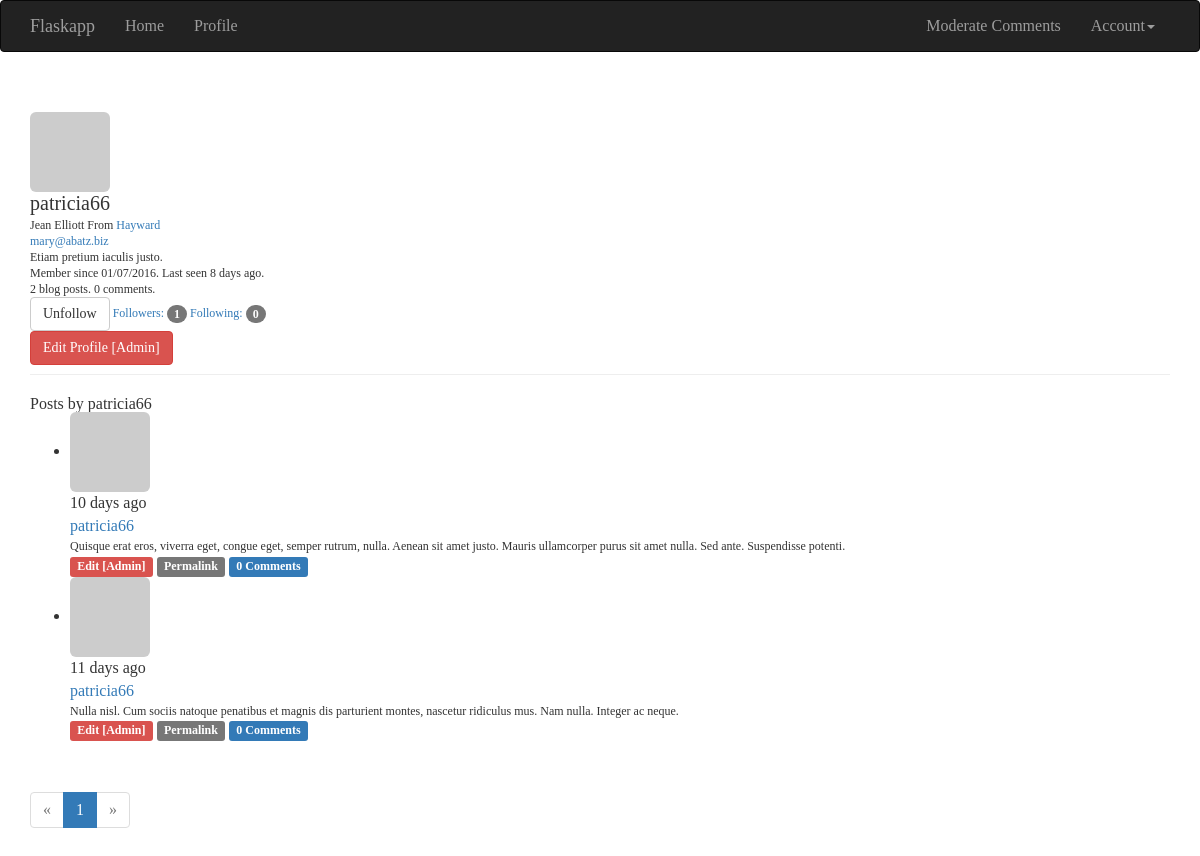
The app's page /user/patricia66 (signed in) with its own data.
### app/models.py (models this page shows, shortened)
class User(db.Model, UserMixin):
    __tablename__ = 'users'
    id = db.Column(db.Integer, primary_key=True)
    email = db.Column(db.String(64), unique=True, index=True)
    username = db.Column(db.String(64), unique=True, index=True)
    role_id = db.Column(db.Integer, db.ForeignKey('roles.id'))
    password_hash = db.Column(db.String(128))
    confirmed = db.Column(db.Boolean, default=False)
    name = db.Column(db.String(64))
    location = db.Column(db.String(64))
    about_me = db.Column(db.Text())
    member_since = db.Column(db.DateTime(), default=datetime.utcnow)
    last_seen = db.Column(db.DateTime(), default=datetime.utcnow)
    avatar_hash = db.Column(db.String(32))
    posts = db.relationship('Post', backref='author', lazy='dynamic')
    followed = db.relationship('Follow',
                               foreign_keys=[Follow.follower_id],
                               backref=db.backref('follower', lazy='joined'),
                               lazy='dynamic',
                               cascade='all, delete-orphan')
    followers = db.relationship('Follow',
                                foreign_keys=[Follow.followed_id],
                                backref=db.backref('followed', lazy='joined'),
                                lazy='dynamic',
                                cascade='all, delete-orphan')
    comments = db.relationship('Comment', backref='author', lazy='dynamic')
    @property
    def password(self):
        raise AttributeError('password is not a readable attribute')
    def can(self, permissions):
        return self.role is not None and \
                (self.role.permissions & permissions) == permissions
    def is_administrator(self):
        return self.can(Permission.ADMINISTER)
    def ping(self):
        self.last_seen = datetime.utcnow()
        db.session.add(self)
    def gravatar(self, size=100, default='identicon', rating='g'):
        if request.is_secure:
            url = 'https://secure.gravatar.com/avatar'
        else:
            url = 'http://www.gravatar.com/avatar'
        hash = self.avatar_hash or hashlib.md5(
                self.email.encode('utf-8')).hexdigest()
        return '{url}/{hash}?s={size}&d={default}&r={rating}'.format(
                url=url, hash=hash, size=size, default=default, rating=rating)
    def is_following(self, user):
        return self.followed.filter_by(
                followed_id=user.id).first() is not None
    def get_id(self):
        return unicode(self.id)

class Post(db.Model):
    __tablename__ = 'posts'
    id = db.Column(db.Integer, primary_key=True)
    body = db.Column(db.Text)
    body_html = db.Column(db.Text)
    timestamp = db.Column(db.DateTime, index=True, default=datetime.utcnow)
    author_id = db.Column(db.Integer, db.ForeignKey('users.id'))
    comments = db.relationship('Comment', backref='post', lazy='dynamic')

### app/main/views.py (the view)
@main.route('/user/<username>')
def user(username):
    user = User.query.filter_by(username=username).first_or_404()
    page = request.args.get('page', 1, type=int)
    pagination = user.posts.order_by(Post.timestamp.desc()).paginate(
                 page, per_page=current_app.config['FLASKY_POSTS_PER_PAGE'],
                 error_out=False)
    posts = pagination.items
    return render_template('user.html', user=user, posts=posts,
                           pagination=pagination)

### app/auth/views.py (called while the page is built)
@auth.before_app_request
def before_request():
    if current_user.is_authenticated:
        current_user.ping()
        if not current_user.confirmed \
                and request.endpoint[:5] != 'auth.' \
                and request.endpoint != 'static':
            return redirect(url_for('auth.unconfirmed'))

### app/main/__init__.py (called while the page is built)
@main.app_context_processor
def inject_permissions():
    return dict(Permission=Permission)

### app/main/views.py (called while the page is built)
@main.after_app_request
def after_request(response):
    for query in get_debug_queries():
        if query.duration >= current_app.config['FLASKY_SLOW_DB_QUERY_TIME']:
            current_app.logger.warning(
                'Slow query: %s\nParameters: %s\nDuration: %fs\nContext: %s\n'
                % (query.statement, query.parametersm, query.duration,
                    query.context))
    return response

### app/models.py (called while the page is built)
@login_manager.user_loader
def load_user(user_id):
    return User.query.get(int(user_id))

### app/templates/user.html (shortened to what this page needs)
{% extends "base.html" %}
{% import "_macros.html" as macros %}
{% block page_content %}
<div class="page-header">
    <img class="img-rounded profile-thumbnail" src="{{ user.gravatar(size=256) }}">
    <div class="profile-header">
        <h1>{{ user.username }}</h1>
        {% if user.name or user.location %}
        <p>
            {% if user.name %}{{ user.name }}{% endif %}
            {% if user.location %}
                From <a href="http://maps.baidu.com/?q={{ user.location }}">{{ user.location }}</a>
            {% endif %}
        </p>
        {% endif %}
        {% if current_user.is_administrator() %}
        <p><a href="mailto:{{ user.email }}">{{ user.email }}</a></p>
        {% endif %}
        {% if user.about_me %}<p>{{ user.about_me }}</p>{% endif %}
        <p>Member since {{ moment(user.member_since).format('L') }}. Last seen {{ moment(user.last_seen).fromNow() }}.</p>
        <p>{{ user.posts.count() }} blog posts. {{ user.comments.count() }} comments.</p>
        <p>
            {% if current_user.can(Permission.FOLLOW) and user != current_user %}
                {% if not current_user.is_following(user) %}
                <a href="{{ url_for('.follow', username=user.username) }}" class="btn btn-primary">Follow</a>
                {% else %}
                <a href="{{ url_for('.unfollow', username=user.username) }}" class="btn btn-default">Unfollow</a>
                {% endif %}
            {% endif %}
            <a href="{{ url_for('.followers', username=user.username) }}">Followers: <span class="badge">{{ user.followers.count() - 1 }}</span></a>
            <a href="{{ url_for('.followed_by', username=user.username) }}">Following: <span class="badge">{{ user.followed.count() - 1}}</span></a>
        </p>
        <p>
            {% if current_user.is_administrator() %}
            <a class="btn btn-danger" href="{{ url_for('.edit_profile_admin', id=user.id) }}">Edit Profile [Admin]</a>
            {% endif %}
        </p>
    </div>
</div>
<h3>Posts by {{ user.username }}</h3>
{% include '_posts.html' %}
{% if pagination %}
<div class="pagination">
    {{ macros.pagination_widget(pagination, '.user', username=user.username) }}
</div>
{% endif %}
{% endblock %}

### app/templates/_posts.html
<ul class="posts">
    {% for post in posts %}
    <li class="post">
        <div class="post-thumbnail">
            <a href="{{ url_for('.user', username=post.author.username) }}">
                <img class="img-rounded profile-thumbnail" src="{{ post.author.gravatar(size=40) }}">
            </a>
        </div>
        <div class="post-content">
            <div class="post-date">{{ moment(post.timestamp).fromNow() }}</div>
            <div class="post-author"><a href="{{ url_for('.user', username=post.author.username) }}">{{ post.author.username }}</a></div>
            <div class="post-body">
                {% if post.body_html %}
                    {{ post.body_html | safe }}
                {% else %}
                    {{ post.body }}
                {% endif %}
            </div>
            <div class="post-footer">
                {% if current_user == post.author %}
                <a href="{{ url_for('.edit', id=post.id) }}">
                    <span class="label label-primary">Edit</span>
                </a>
                {% elif current_user.is_administrator() %}
                <a href="{{ url_for('.edit', id=post.id) }}">
                    <span class="label label-danger">Edit [Admin]</span>
                </a>
                {% endif %}
                <a href="{{ url_for('.post', id=post.id) }}">
                    <span class="label label-default">Permalink</span>
                </a>
                <a href="{{ url_for('.post', id=post.id) }}#comments">
                    <span class="label label-primary">{{ post.comments.count() }} Comments</span>
                </a>
            </div>
        </div>
    </li>
    {% endfor %}
</ul>

### tmp/coverage/style.css (style rules this page uses)
html, body, h1, h2, h3, p, table, td, th { margin: 0; padding: 0; border: 0; outline: 0; font-weight: inherit; font-style: inherit; font-size: 100%; font-family: inherit; vertical-align: baseline; }
body { font-family: georgia, serif; font-size: 1em; }
html>body { font-size: 16px; }
p { font-size: .75em; line-height: 1.33333333em; }
h1 { font-size: 1.25em; display: inline-block; }

### records on screen
User: username "patricia66", name "Jean Elliott", location "Hayward", email "mary@abatz.biz", about_me "Etiam pretium iaculis justo.", member_since "01/07/2016", last_seen "8 days ago"
Post: timestamp "10 days ago", author.username "patricia66", body_html "Quisque erat eros, viverra eget, congue eget, semper rutrum, nulla. Aenean sit amet justo. Mauris ullamcorper purus sit amet nulla. Sed ante. Suspendisse potenti.", comments.count "0"
Post: timestamp "11 days ago", author.username "patricia66", body_html "Nulla nisl. Cum sociis natoque penatibus et magnis dis parturient montes, nascetur ridiculus mus. Nam nulla. Integer ac neque.", comments.count "0"

### other values on screen
{{ user.posts.count() }} "2"
{{ user.comments.count() }} "0"
{{ user.followers.count() - 1 }} "1"
{{ user.followed.count() - 1 }} "0"
{{ p }} "1"
